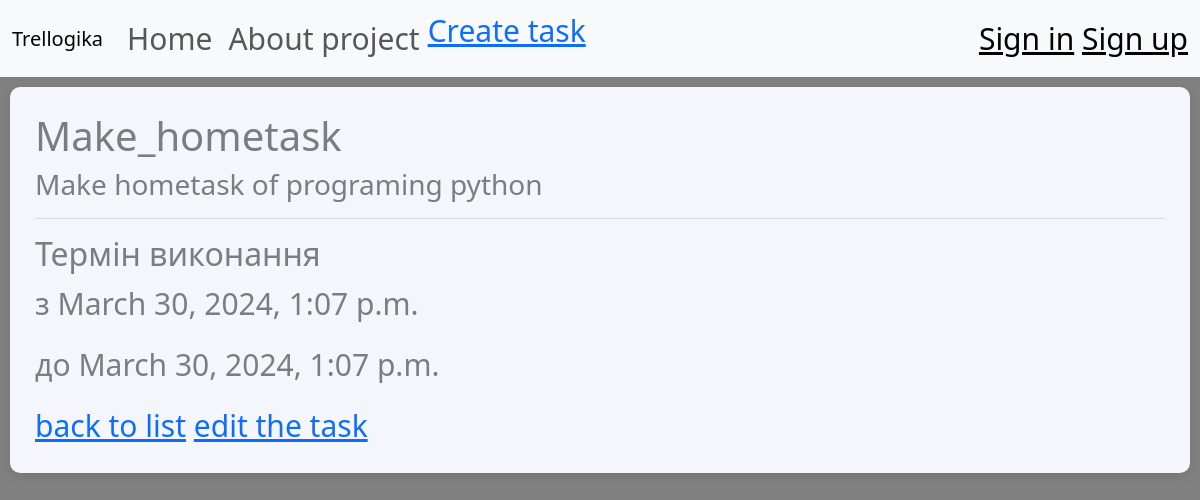
The app's page /task/1/, older data.
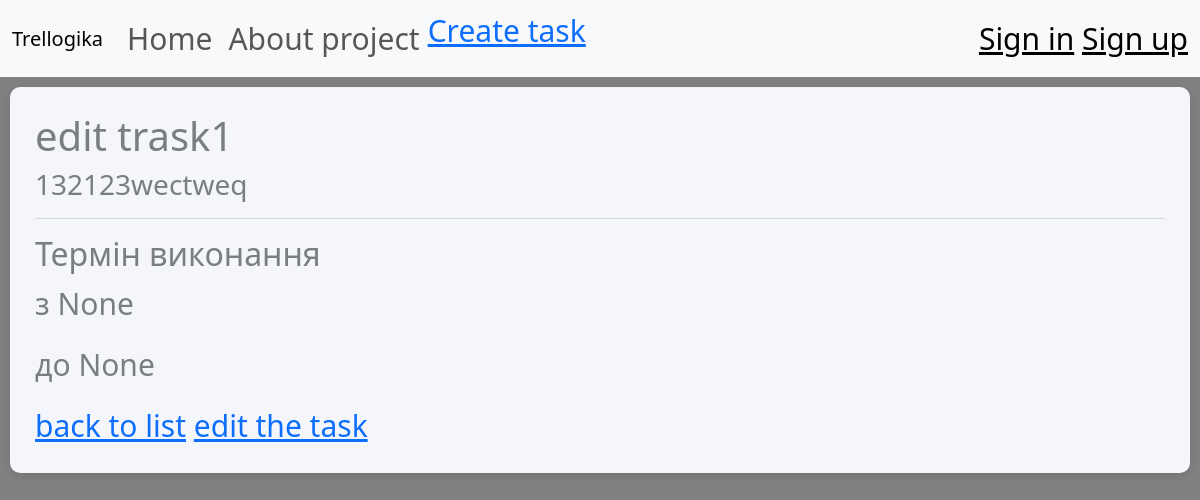
The same page, newer data.
### task_app/models.py (models this page shows, shortened)
class Task(models.Model):
    task_name = models.CharField(max_length=100)
    description = models.TextField()
    status = models.ForeignKey(State, on_delete=models.DO_NOTHING)
    preorety = models.ForeignKey(Preoretis, on_delete=models.DO_NOTHING)
    date_start = models.DateTimeField(blank=True, null=True)
    date_finished = models.DateTimeField(blank=True, null=True)
    creator = models.ForeignKey(User, null=True, blank=True, on_delete=models.SET_NULL) #who created the task

### task_app/views.py (the view)
# urls.py: path('task/<int:pk>/', views.TaskDetail.as_view(), name='task_detail'),
class TaskDetail(DetailView):
    model = Task
    template_name = 'task_app/task_detail.html'
    context_object_name = 'task'

### templates/task_app/task_detail.html
{% extends "task_app/base.html" %}
{% load static %}
{% block connect_styles %}
<link rel="stylesheet" href="{% static 'css/style.css' %}">
{% endblock %}
{% block content %}
    <section class="task-details">
        <h1>{{ task.task_name }}</h1>
        <h3>{{ task.description }}</h3>
        <hr>
        <h2> Термін виконання </h2>
        <p>з {{ task.date_start }}</p>
        <p>до {{ task.date_finished }}</p>
        <a href="/">back to list</a>
        <a href="{% url 'task_app:task_update' task.pk %}">edit the task</a>
    </section>
{% endblock content %}

Row changes from the older to the newer data that the page shows:
changed Task: task_name "Make_hometask" → "edit trask1"; description "Make hometask of programing python" → "132123wectweq"; date_start "March 30, 2024, 1:07 p.m." → "None"; date_finished "March 30, 2024, 1:07 p.m." → "None"
